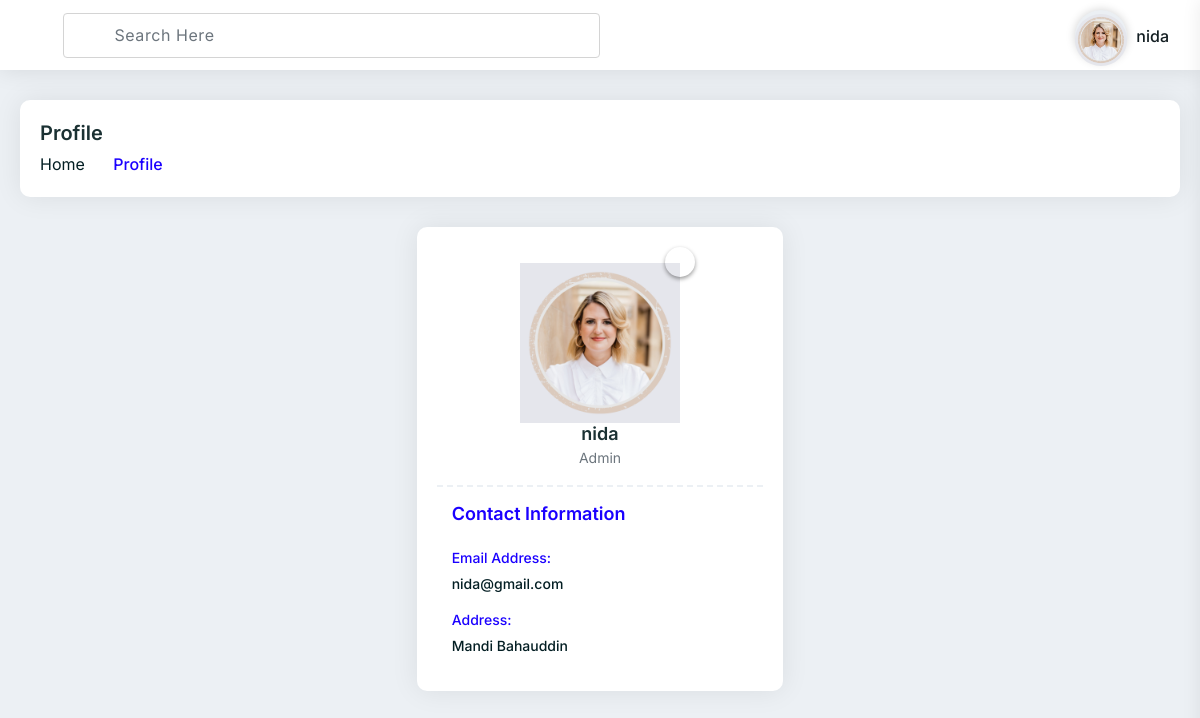
Screenshot of /dashboardprofile/ (signed in) with the database file from the repository.
### clientapp/models.py (models this page shows, shortened)
class User(models.Model):
    fullname=models.TextField(max_length=100)
    email=models.EmailField(max_length=100)
    password=models.CharField(max_length=100)
    address=models.CharField(max_length=200)
    image=models.FileField(upload_to="upload/profile",default="abc")
    type=models.CharField(max_length=100 , default="customer")
    status=models.CharField(max_length=100,default="Active")

### AdminApp/views.py (the view)
# urls.py: path('dashboardprofile/',dashboardprofile,name="dashboardprofile"),
def dashboardprofile(request):
    if 'id' not in request.session or request.session.get('type') != 'Admin':
        return redirect('admin_login')  # Redirect to admin login if not authenticated or not admin
    user_id = request.session['id']
    user = User.objects.get(id=user_id)
    return render(request, "profile.html", {"user": user})

### clientapp/context_processor.py (called while the page is built)
def user_profile_image(request):
    user = None
    if 'id' in request.session:
        try:
            user = User.objects.get(id=request.session['id'])
        except User.DoesNotExist:
            pass
    return {'user': user}

### AdminApp/templates/profile.html (shortened to what this page needs)
{% extends 'dashboardheader.html' %}
{% load static %}
{% block start %}
<div class="main-container">
    <div class="pd-ltr-20 xs-pd-20-10">
        <div class="min-height-200px">
            <div class="page-header">
                <div class="row">
                    <div class="col-md-12 col-sm-12">
                        <div class="title">
                            <h4>Profile</h4>
                        </div>
                        <nav aria-label="breadcrumb" role="navigation">
                            <ol class="breadcrumb">
                                <li class="breadcrumb-item"><a href="/dashboard/">Home</a></li>
                                <li class="breadcrumb-item active" aria-current="page">Profile</li>
                            </ol>
                        </nav>
                    </div>
                </div>
            </div>
            <div class="row">
                <div class="col-xl-4 col-lg-4 col-md-4 col-sm-12 mb-30 mx-auto">
                    <div class="pd-20 card-box height-100-p">
                        <div class="profile-photo">
                            <a href="modal" data-toggle="modal" data-target="#modal" class="edit-avatar"><i class="fa fa-pencil"></i></a>
                            <img src="{% static 'vendors/images/profile.png' %}" id="image" alt="" class="mt-3">
                        </div>
                        <h5 class="text-center h5 mb-0">{{user.fullname}}</h5>
                        <p class="text-center text-muted font-14">{{user.type}}</p>
                        <div class="profile-info">
                            <h5 class="mb-20 h5 text-blue">Contact Information</h5>
                            <ul>
                                <li>
                                    <span>Email Address:</span>
                                    {{user.email}}
                                </li>
                                <li>
                                    <span>Address:</span>
                                    {{user.address}}
                                </li>
                            </ul>
                        </div>
                    </div>
                </div>
            </div>
        </div>
    </div>
</div>
{% endblock %}

### AdminApp/templates/Dashboardheader.html (shortened to what this page needs)
{% load static %}
<!DOCTYPE html>
<html>
<head>
	<link rel="stylesheet" type="text/css" href="{% static 'vendors/styles/core.css' %}">
	<link rel="stylesheet" type="text/css" href="{% static 'vendors/styles/icon-font.min.css' %}">
	<link rel="stylesheet" type="text/css" href="{% static 'src/plugins/datatables/css/dataTables.bootstrap4.min.css' %}">
	<link rel="stylesheet" type="text/css" href="{% static 'src/plugins/datatables/css/responsive.bootstrap4.min.css' %}">
	<link rel="stylesheet" type="text/css" href="{% static 'vendors/styles/style.css' %}">
</head>
<body>
	<div class="header">
		<div class="header-left">
			<div class="menu-icon dw dw-menu"></div>
				<div class="header-search">
					<form method="GET" action="{% url 'search_results' %}" enctype="multipart/form-data">
						<div class="form-group mb-0">
							<i class="dw dw-search2 search-icon"></i>
							<input type="text" class="form-control search-input" name="query" placeholder="Search Here" value="{{ query }}">
						</div>
					</form>
				</div>
		</div>
		<div class="header-right">
			<div class="dashboard-setting user-notification">
				<div class="dropdown">
					<a class="dropdown-toggle no-arrow" href="javascript:;" data-toggle="right-sidebar">
						<i class="dw dw-settings2"></i>
					</a>
				</div>
			</div>
			<div class="user-info-dropdown">
				<div class="dropdown">
					<a class="dropdown-toggle" href="#" role="button" data-toggle="dropdown">
						<span class="user-icon">
							<img src="{% get_media_prefix %}{{user.image}}" id="image" class="mt-1">
						</span>
						<span class="user-name">{{user.fullname}}</span>
					</a>
				</div>
			</div>
		</div>
	</div>
	{% block start %}
    {% endblock %}
</body>
</html>

### rows the page displays
User: image (picture), fullname "nida", type "Admin", email "nida@gmail.com", address "Mandi Bahauddin"
